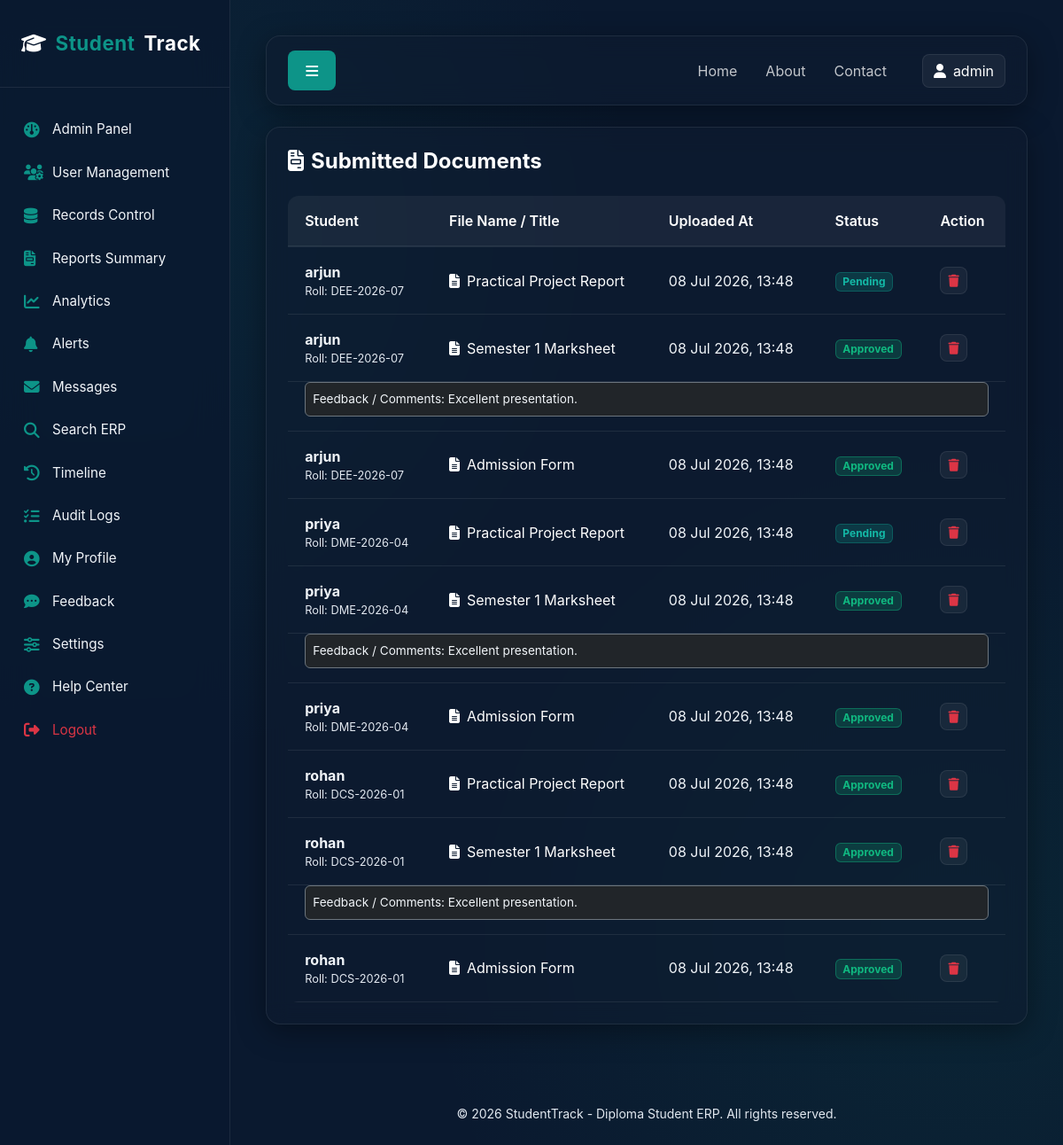
The page /upload/ (signed in) on the database its author committed.
### erp/models.py (models this page shows, shortened)
class DocumentUpload(models.Model):
    STATUS_CHOICES = [
        ('Pending', 'Pending'),
        ('Approved', 'Approved'),
        ('Rejected', 'Rejected'),
    ]
    student = models.ForeignKey(User, on_delete=models.CASCADE, related_name='documents')
    title = models.CharField(max_length=200)
    file = models.FileField(upload_to='student_docs/')
    uploaded_at = models.DateTimeField(auto_now_add=True)
    status = models.CharField(max_length=20, choices=STATUS_CHOICES, default='Pending')
    feedback = models.TextField(blank=True)

class UserProfile(models.Model):
    ROLE_CHOICES = [
        ('admin', 'Administrator'),
        ('student', 'Student User'),
    ]
    COURSE_CHOICES = [
        ('Diploma in Computer Science', 'Diploma in Computer Science'),
        ('Diploma in Mechanical Engineering', 'Diploma in Mechanical Engineering'),
        ('Diploma in Electrical Engineering', 'Diploma in Electrical Engineering'),
        ('Diploma in Civil Engineering', 'Diploma in Civil Engineering'),
        ('Diploma in Electronics Engineering', 'Diploma in Electronics Engineering'),
        ('Diploma in Automobile Engineering', 'Diploma in Automobile Engineering'),
    ]
    user = models.OneToOneField(User, on_delete=models.CASCADE, related_name='profile')
    role = models.CharField(max_length=20, choices=ROLE_CHOICES, default='student')
    roll_number = models.CharField(max_length=50, unique=True, null=True, blank=True)
    course = models.CharField(max_length=100, choices=COURSE_CHOICES, null=True, blank=True)
    phone = models.CharField(max_length=20, null=True, blank=True)
    bio = models.TextField(null=True, blank=True)
    profile_pic = models.ImageField(upload_to='profile_pics/', null=True, blank=True)

### erp/views.py (the view)
# urls.py: path('upload/', views.upload_files, name='upload_files'),
@login_required
def upload_files(request):
    if request.user.profile.role == 'admin':
        docs = DocumentUpload.objects.all().order_by('-uploaded_at')
    else:
        docs = request.user.documents.all().order_by('-uploaded_at')
    if request.method == 'POST':
        if request.user.profile.role == 'admin':
            messages.error(request, "Administrators do not upload student forms.")
            return redirect('upload_files')
        form = DocumentUploadForm(request.POST, request.FILES)
        if form.is_valid():
            doc = form.save(commit=False)
            doc.student = request.user
            doc.save()
            log_activity(request.user, f"Uploaded document: {doc.title}", request)
            admins = User.objects.filter(profile__role='admin')
            for admin in admins:
                Notification.objects.create(
                    recipient=admin,
                    title="Student Document Uploaded",
                    message=f"Student {request.user.username} uploaded document: {doc.title}"
                )
            messages.success(request, "Document uploaded successfully! Pending review.")
            return redirect('upload_files')
    else:
        form = DocumentUploadForm()
    return render(request, 'erp/upload_files.html', {'form': form, 'documents': docs})

### erp/templates/erp/upload_files.html (shortened to what this page needs)
{% extends 'erp/base.html' %}
{% block content %}
<div class="row">
    <div class="col-lg-{% if user.profile.role == 'student' %}7{% else %}12{% endif %} mb-4">
        <div class="glass-card p-4">
            <h4 class="fw-bold mb-4"><i class="fa-solid fa-file-invoice me-2 text-teal"></i>Submitted Documents</h4>
            <div class="table-responsive-glass">
                <table class="table table-glass">
                    <thead>
                        <tr>
                            {% if user.profile.role == 'admin' %}
                                <th>Student</th>
                            {% endif %}
                            <th>File Name / Title</th>
                            <th>Uploaded At</th>
                            <th>Status</th>
                            <th>Action</th>
                        </tr>
                    </thead>
                    <tbody>
                        {% for doc in documents %}
                        <tr>
                            {% if user.profile.role == 'admin' %}
                                <td>
                                    <strong>{{ doc.student.username }}</strong>
                                    <div class="text-muted" style="font-size: 0.8rem;">Roll: {{ doc.student.profile.roll_number }}</div>
                                </td>
                            {% endif %}
                            <td>
                                <a href="{{ doc.file.url }}" target="_blank" class="text-white text-decoration-none">
                                    <i class="fa-solid fa-file-lines text-teal me-2"></i>{{ doc.title }}
                                </a>
                            </td>
                            <td>{{ doc.uploaded_at|date:"d M Y, H:i" }}</td>
                            <td>
                                <span class="badge {% if doc.status == 'Approved' %}badge-accent{% elif doc.status == 'Rejected' %}badge-danger-glass{% else %}badge-teal{% endif %}">
                                    {{ doc.status }}
                                </span>
                            </td>
                            <td>
                                <a href="{% url 'delete_file' doc.id %}" class="btn btn-glass btn-sm text-danger border-danger-glass" onclick="return confirm('Are you sure you want to delete this document?');">
                                    <i class="fa-solid fa-trash"></i>
                                </a>
                            </td>
                        </tr>
                        {% if doc.feedback %}
                        <tr>
                            <td colspan="{% if user.profile.role == 'admin' %}5{% else %}4{% endif %}" class="pt-0 pb-3 border-0">
                                <div class="p-2 rounded bg-dark border border-secondary" style="font-size: 0.85rem;">
                                    <span class="text-teal font-weight-bold">Feedback / Comments:</span> {{ doc.feedback }}
                                </div>
                            </td>
                        </tr>
                        {% endif %}
                        {% empty %}
                        <tr>
                            <td colspan="{% if user.profile.role == 'admin' %}5{% else %}4{% endif %}" class="text-center text-muted py-4">No documents submitted yet.</td>
                        </tr>
                        {% endfor %}
                    </tbody>
                </table>
            </div>
        </div>
    </div>
</div>
{% endblock %}

### erp/templates/erp/base.html (shortened to what this page needs)
{% load static %}
<!DOCTYPE html>
<html lang="en">
<head>
    <link href="https://cdn.jsdelivr.net/npm/bootstrap@5.3.0/dist/css/bootstrap.min.css" rel="stylesheet">
    <link href="https://cdnjs.cloudflare.com/ajax/libs/font-awesome/6.4.0/css/all.min.css" rel="stylesheet">
    <link rel="stylesheet" href="{% static 'erp/css/theme.css' %}">
</head>
<body>
    <div id="wrapper">
        {% if user.is_authenticated %}
        <nav id="sidebar">
            <div class="sidebar-header">
                <a href="{% url 'dashboard' %}" class="sidebar-brand">
                    <i class="fa-solid fa-graduation-cap text-teal"></i>
                    <span>Student</span>Track
                </a>
            </div>
            <ul class="components-nav">
                {% if user.profile.role == 'admin' %}
                    <li class="{% if request.resolver_match.url_name == 'admin_dashboard' %}active{% endif %}">
                        <a href="{% url 'admin_dashboard' %}"><i class="fa-solid fa-gauge"></i> Admin Panel</a>
                    </li>
                    <li class="{% if request.resolver_match.url_name == 'user_management' %}active{% endif %}">
                        <a href="{% url 'user_management' %}"><i class="fa-solid fa-users-cog"></i> User Management</a>
                    </li>
                    <li class="{% if request.resolver_match.url_name == 'data_management' %}active{% endif %}">
                        <a href="{% url 'data_management' %}"><i class="fa-solid fa-database"></i> Records Control</a>
                    </li>
                {% endif %}
                <li class="{% if request.resolver_match.url_name == 'reports' %}active{% endif %}">
                    <a href="{% url 'reports' %}"><i class="fa-solid fa-file-invoice"></i> Reports Summary</a>
                </li>
                <li class="{% if request.resolver_match.url_name == 'analytics' %}active{% endif %}">
                    <a href="{% url 'analytics' %}"><i class="fa-solid fa-chart-line"></i> Analytics</a>
                </li>
                <li class="{% if request.resolver_match.url_name == 'notifications' %}active{% endif %}">
                    <a href="{% url 'notifications' %}"><i class="fa-solid fa-bell"></i> Alerts</a>
                </li>
                <li class="{% if request.resolver_match.url_name == 'messages' %}active{% endif %}">
                    <a href="{% url 'messages' %}"><i class="fa-solid fa-envelope"></i> Messages</a>
                </li>
                <li class="{% if request.resolver_match.url_name == 'search' %}active{% endif %}">
                    <a href="{% url 'search' %}"><i class="fa-solid fa-search"></i> Search ERP</a>
                </li>
                <li class="{% if request.resolver_match.url_name == 'history' %}active{% endif %}">
                    <a href="{% url 'history' %}"><i class="fa-solid fa-clock-rotate-left"></i> Timeline</a>
                </li>
                <li class="{% if request.resolver_match.url_name == 'activity_logs' %}active{% endif %}">
                    <a href="{% url 'activity_logs' %}"><i class="fa-solid fa-list-check"></i> Audit Logs</a>
                </li>
                <li class="{% if request.resolver_match.url_name == 'profile' %}active{% endif %}">
                    <a href="{% url 'profile' %}"><i class="fa-solid fa-user-circle"></i> My Profile</a>
                </li>
                <li class="{% if request.resolver_match.url_name == 'feedback' %}active{% endif %}">
                    <a href="{% url 'feedback' %}"><i class="fa-solid fa-comment-dots"></i> Feedback</a>
                </li>
                <li class="{% if request.resolver_match.url_name == 'settings' %}active{% endif %}">
                    <a href="{% url 'settings' %}"><i class="fa-solid fa-sliders"></i> Settings</a>
                </li>
                <li class="{% if request.resolver_match.url_name == 'help_center' %}active{% endif %}">
                    <a href="{% url 'help_center' %}"><i class="fa-solid fa-question-circle"></i> Help Center</a>
                </li>
                <li>
                    <a href="{% url 'logout' %}" class="text-danger"><i class="fa-solid fa-sign-out-alt text-danger"></i> Logout</a>
                </li>
            </ul>
        </nav>
        {% endif %}
        <div id="content" class="w-100">
            <nav class="navbar navbar-expand-lg glass-card py-3 px-4 mb-4">
                <div class="container-fluid p-0">
                    {% if user.is_authenticated %}
                    <button type="button" id="sidebarCollapse" class="btn btn-teal me-3">
                        <i class="fa-solid fa-bars"></i>
                    </button>
                    {% else %}
                    <a href="{% url 'home' %}" class="navbar-brand text-white fw-bold me-auto">
                        <i class="fa-solid fa-graduation-cap text-teal me-2"></i>StudentTrack
                    </a>
                    {% endif %}
                    <div class="collapse navbar-collapse d-none d-lg-flex justify-content-end" id="navbarContent">
                        <ul class="navbar-nav align-items-center gap-3">
                            <li class="nav-item">
                                <a href="{% url 'home' %}" class="nav-link text-white opacity-75">Home</a>
                            </li>
                            <li class="nav-item">
                                <a href="{% url 'about' %}" class="nav-link text-white opacity-75">About</a>
                            </li>
                            <li class="nav-item mb-0">
                                <a href="{% url 'contact' %}" class="nav-link text-white opacity-75 me-3">Contact</a>
                            </li>
                            {% if user.is_authenticated %}
                            <li class="nav-item dropdown">
                                <a class="btn btn-glass d-flex align-items-center gap-2" href="{% url 'profile' %}">
                                    {% if user.profile.profile_pic %}
                                        <img src="{{ user.profile.profile_pic.url }}" alt="avatar" class="rounded-circle" style="width: 25px; height: 25px; object-fit: cover;">
                                    {% else %}
                                        <i class="fa-solid fa-user text-teal"></i>
                                    {% endif %}
                                    <span>{{ user.username }}</span>
                                </a>
                            </li>
                            {% endif %}
                        </ul>
                    </div>
                </div>
            </nav>
            <div class="container-fluid p-0">
                {% block content %}{% endblock %}
            </div>
            <footer class="mt-5 text-center text-muted py-3">
                <small>&copy; 2026 StudentTrack - Diploma Student ERP. All rights reserved.</small>
            </footer>
        </div>
    </div>
</body>
</html>

### rows shown on the page
DocumentUpload: student.username "arjun", student.profile.roll_number "DEE-2026-07", title "Practical Project Report", uploaded_at "08 Jul 2026, 13:48", status "Pending"
DocumentUpload: student.username "arjun", student.profile.roll_number "DEE-2026-07", title "Semester 1 Marksheet", uploaded_at "08 Jul 2026, 13:48", status "Approved", feedback "Excellent presentation."
DocumentUpload: student.username "arjun", student.profile.roll_number "DEE-2026-07", title "Admission Form", uploaded_at "08 Jul 2026, 13:48", status "Approved"
DocumentUpload: student.username "priya", student.profile.roll_number "DME-2026-04", title "Practical Project Report", uploaded_at "08 Jul 2026, 13:48", status "Pending"
DocumentUpload: student.username "priya", student.profile.roll_number "DME-2026-04", title "Semester 1 Marksheet", uploaded_at "08 Jul 2026, 13:48", status "Approved", feedback "Excellent presentation."
DocumentUpload: student.username "priya", student.profile.roll_number "DME-2026-04", title "Admission Form", uploaded_at "08 Jul 2026, 13:48", status "Approved"
DocumentUpload: student.username "rohan", student.profile.roll_number "DCS-2026-01", title "Practical Project Report", uploaded_at "08 Jul 2026, 13:48", status "Approved"
DocumentUpload: student.username "rohan", student.profile.roll_number "DCS-2026-01", title "Semester 1 Marksheet", uploaded_at "08 Jul 2026, 13:48", status "Approved", feedback "Excellent presentation."
DocumentUpload: student.username "rohan", student.profile.roll_number "DCS-2026-01", title "Admission Form", uploaded_at "08 Jul 2026, 13:48", status "Approved"

### other values the page prints
{{ user.username }} "admin"
